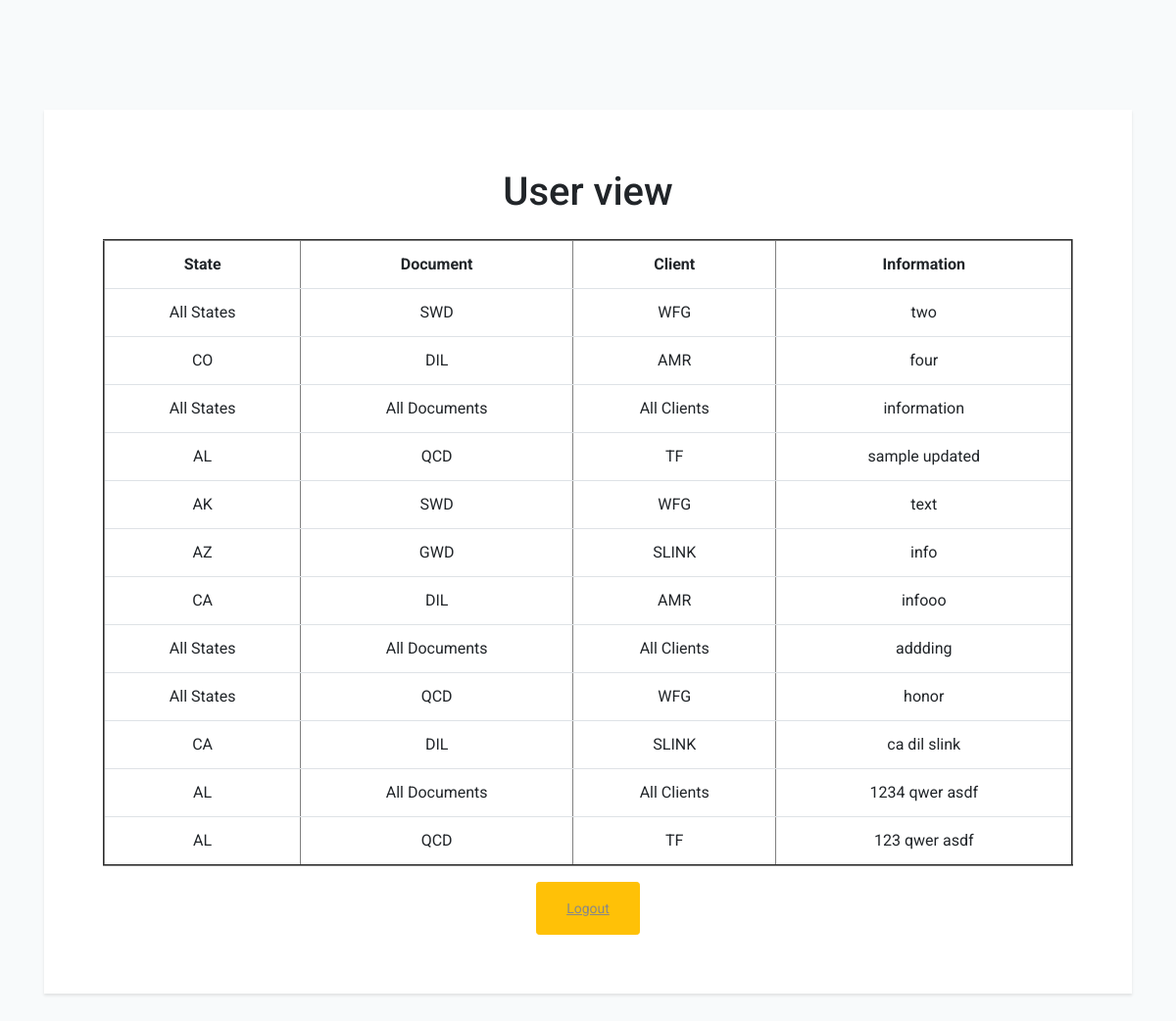
The page /user/ on the database its author committed.
### account/models.py (models this page shows, shortened)
class Instruction(models.Model):
    state_choices = [('All States', 'All States'), ('AL', 'AL'), ('AK', 'AK'), ('AZ', 'AZ'), ('AR', 'AR'), ('CA', 'CA'), ('CO', 'CO'), ('CT', 'CT'), ('DE', 'DE'), ('DC', 'DC'), ('FL', 'FL'), ('GA', 'GA'), ('HI', 'HI'), ('ID', 'ID'), ('IL', 'IL'), ('IN', 'IN'), ('IA', 'IA'), ('KS', 'KS'), ('KY', 'KY'), ('LA', 'LA'), ('ME', 'ME'), ('MD', 'MD'), ('MA', 'MA'), ('MI', 'MI'), ('MN', 'MN'), ('MS', 'MS'), ('MO', 'MO'), ('MT', 'MT'), ('NE', 'NE'), ('NV', 'NV'), ('NH', 'NH'), ('NJ', 'NJ'), ('NM', 'NM')]
    state = models.CharField(choices=state_choices, max_length=10)
    document_choices = [('All Documents', 'All Documents'), ('QCD', 'QCD'),('SWD', 'SWD'),('GWD', 'GWD'),('DIL', 'DIL')]
    document = models.CharField(choices=document_choices, max_length=20)
    client_choices = [('All Clients', 'All Clients'), ('TF', 'TF'), ('WFG', 'WFG'), ('SLINK', 'SLINK') ,('AMR', 'AMR')]
    client = models.CharField(choices=client_choices, max_length=20)
    information = models.TextField()

### account/views.py (the view)
# urls.py: path('user/', views.customer, name='user'),
def customer(request):
    allInstruction=Instruction.objects.all()
    template = loader.get_template('user.html')
    context = {
    'allInstruction': allInstruction,
      }
    return HttpResponse(template.render(context,request))

### templates/user.html (shortened to what this page needs)
<!DOCTYPE html>
{% load static %}
<html lang="en">
<head>
    <link rel="stylesheet" href="{% static 'fonts/icomoon/style.css' %}">
    <link rel="stylesheet" href="{% static 'css/owl.carousel.min.css' %}">
    <link rel="stylesheet" href="{% static 'css/bootstrap.min.css' %}">
    <link rel="stylesheet" href="{% static 'css/style.css' %}">
</head>
<body>
    {% block content %}
    <div class="content">
        <div class="container">
          <div class="row justify-content-center">
            <div class="col-md-12 contents">
              <div class="row justify-content-center">
                <div class="col-md-12">
                  <div class="form-block">
                      <div class="mb-4">
                        <center><h1>User view</h1></center>
                    </div>
    <table border="2px" style="width:100%;text-align: center;" class="table table-responsible">
        <tr>
          <th>State</tH>
          <th>Document</th>
          <th>Client</th>
          <th>Information</th>
        </tr>
        {% for x in allInstruction %}
          <tr>
            <td>{{ x.state }}</td>
            <td>{{ x.document }}</td>
            <td>{{ x.client }}</td>
            <td>{{ x.information }}</td>
          </tr>
        {% endfor %}
      </table>
      <center><button type="button" class="btn btn-sm btn-warning text-white"><a href="/">Logout</a></button></center>
                  </div>
                  </div>
              </div>
            </div>
          </div>
        </div>
      </div>
    {% endblock %}
</body>
</html>

### static/css/style.css (style rules this page uses)
body { font-family: "Roboto", sans-serif; background-color: #f8fafb; }
h1, h2, h3, h4, h5, h6, .h1, .h2, .h3, .h4, .h5, .h6 { font-family: "Roboto", sans-serif; }
a { -webkit-transition: .3s all ease; -o-transition: .3s all ease; transition: .3s all ease; }
.content { padding: 7rem 0; }
.form-block { background: #fff; padding: 60px; -webkit-box-shadow: 0 2px 3px 0 rgba(0, 0, 0, 0.1); box-shadow: 0 2px 3px 0 rgba(0, 0, 0, 0.1); }
.content .contents, .content .bg { width: 50%; }
.content a { color: #888; text-decoration: underline; }
.content .btn { height: 54px; padding-left: 30px; padding-right: 30px; }

### rows shown on the page
Instruction: state "All States", document "SWD", client "WFG", information "two"
Instruction: state "CO", document "DIL", client "AMR", information "four"
Instruction: state "All States", document "All Documents", client "All Clients", information "information"
Instruction: state "AL", document "QCD", client "TF", information "sample updated"
Instruction: state "AK", document "SWD", client "WFG", information "text"
Instruction: state "AZ", document "GWD", client "SLINK", information "info"
Instruction: state "CA", document "DIL", client "AMR", information "infooo"
Instruction: state "All States", document "All Documents", client "All Clients", information "addding"
Instruction: state "All States", document "QCD", client "WFG", information "honor"
Instruction: state "CA", document "DIL", client "SLINK", information "ca dil slink"
Instruction: state "AL", document "All Documents", client "All Clients", information "1234 qwer asdf"
Instruction: state "AL", document "QCD", client "TF", information "123 qwer asdf"
